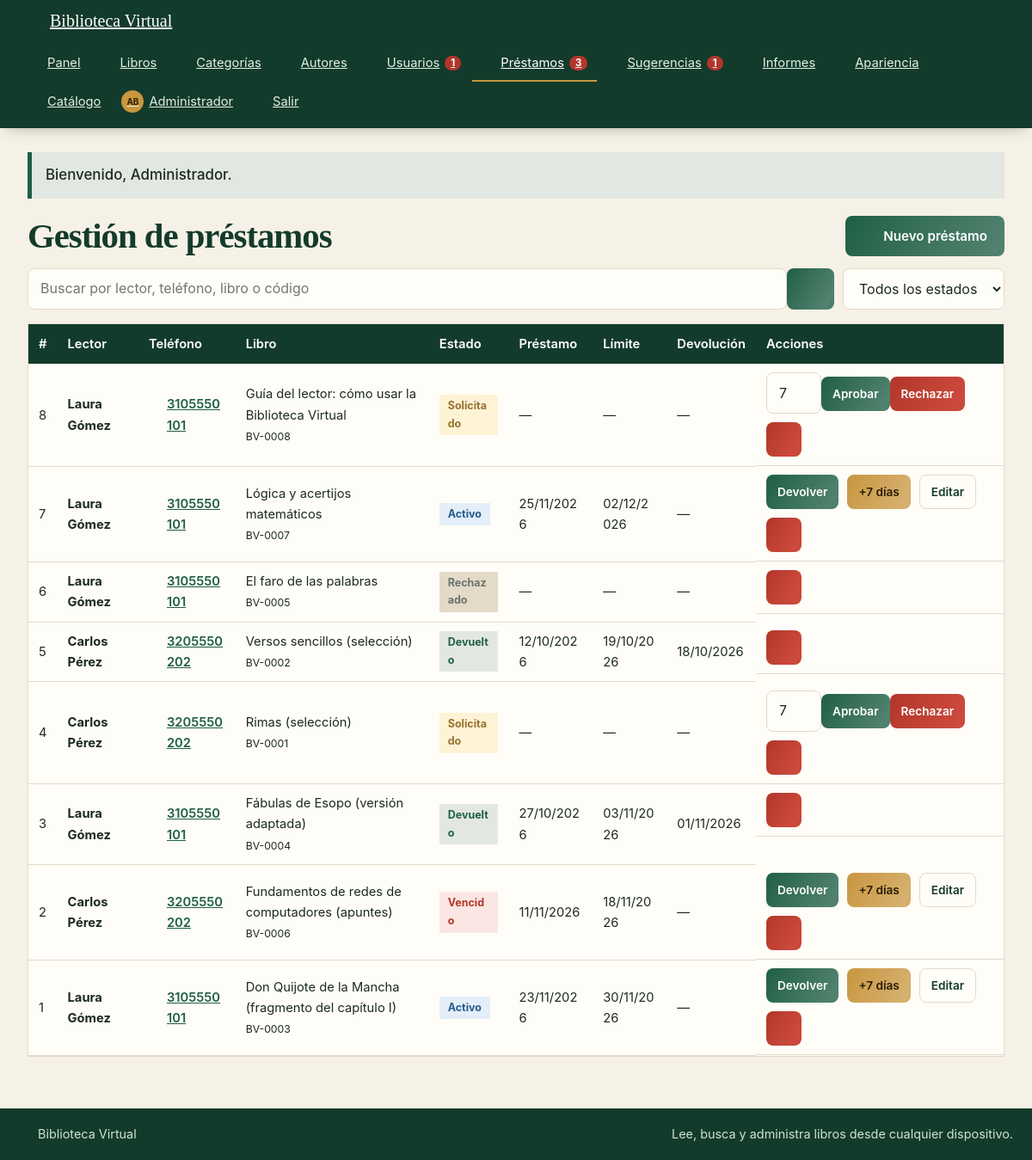
The app's page /prestamos.php (signed in) with its own data.
### tables this page shows
CREATE TABLE usuarios (
  id INT NOT NULL AUTO_INCREMENT,
  nombre VARCHAR(80) NOT NULL,
  apellido VARCHAR(80) NOT NULL,
  correo VARCHAR(120) NOT NULL,
  telefono VARCHAR(20) NOT NULL,
  fecha_nacimiento DATE NOT NULL,
  clave VARCHAR(255) NOT NULL,
  rol ENUM('admin','bibliotecario','lector') NOT NULL DEFAULT 'lector',
  activo TINYINT(1) NOT NULL DEFAULT 1,
  foto VARCHAR(80) DEFAULT NULL,
  tema ENUM('auto','claro','oscuro') NOT NULL DEFAULT 'auto',
  edad_editable TINYINT(1) NOT NULL DEFAULT 0,
  cambiar_clave TINYINT(1) NOT NULL DEFAULT 0,
  creado_en TIMESTAMP NOT NULL DEFAULT CURRENT_TIMESTAMP,
  PRIMARY KEY (id),
  UNIQUE KEY uq_usuarios_correo (correo)
);

CREATE TABLE prestamos (
  id INT NOT NULL AUTO_INCREMENT,
  libro_id INT NOT NULL,
  usuario_id INT NOT NULL,
  estado ENUM('Solicitado','Activo','Devuelto','Rechazado') NOT NULL DEFAULT 'Solicitado',
  fecha_prestamo DATE DEFAULT NULL,
  fecha_limite DATE DEFAULT NULL,
  fecha_devolucion DATE DEFAULT NULL,
  registrado_por INT DEFAULT NULL,
  creado_en TIMESTAMP NOT NULL DEFAULT CURRENT_TIMESTAMP,
  PRIMARY KEY (id),
  KEY idx_prestamos_libro (libro_id),
  KEY idx_prestamos_usuario (usuario_id),
  KEY idx_prestamos_estado (estado, fecha_limite),
  CONSTRAINT fk_prestamos_libro FOREIGN KEY (libro_id) REFERENCES libros(id) ON DELETE CASCADE,
  CONSTRAINT fk_prestamos_usuario FOREIGN KEY (usuario_id) REFERENCES usuarios(id) ON DELETE CASCADE,
  CONSTRAINT fk_prestamos_registrador FOREIGN KEY (registrado_por) REFERENCES usuarios(id) ON DELETE SET NULL
);

CREATE TABLE libros (
  id INT NOT NULL AUTO_INCREMENT,
  codigo VARCHAR(30) NOT NULL,
  titulo VARCHAR(150) NOT NULL,
  autor_id INT NOT NULL,
  categoria_id INT NOT NULL,
  editorial VARCHAR(100) DEFAULT NULL,
  anio SMALLINT DEFAULT NULL,
  ejemplares INT NOT NULL DEFAULT 0,
  descripcion TEXT DEFAULT NULL,
  archivo VARCHAR(80) DEFAULT NULL,
  creado_en TIMESTAMP NOT NULL DEFAULT CURRENT_TIMESTAMP,
  PRIMARY KEY (id),
  UNIQUE KEY uq_libros_codigo (codigo),
  KEY idx_libros_titulo (titulo),
  KEY idx_libros_autor (autor_id),
  KEY idx_libros_categoria (categoria_id),
  CONSTRAINT fk_libros_autor FOREIGN KEY (autor_id) REFERENCES autores(id) ON DELETE RESTRICT,
  CONSTRAINT fk_libros_categoria FOREIGN KEY (categoria_id) REFERENCES categorias(id) ON DELETE RESTRICT
);

### prestamos.php (the view, shortened to what this page needs)
<?php
require_once 'seguridad.php';
exigir_gestor_prestamos();
$cn = db();
$q = trim(isset($_GET['q']) ? $_GET['q'] : '');
$donde = ' WHERE 1=1';
$tipos = '';
$params = array();
$filas = consulta($cn, 'SELECT p.id, p.estado, p.fecha_prestamo, p.fecha_limite, p.fecha_devolucion, ' . sql_estado_real() . ' AS estado_real, u.id AS usuario_id, u.nombre, u.apellido, u.telefono, l.titulo, l.codigo, ' . sql_disponibles('l') . ' AS disponibles FROM prestamos p JOIN usuarios u ON u.id = p.usuario_id JOIN libros l ON l.id = p.libro_id' . $donde . ' ORDER BY p.id DESC', $tipos, $params);
require 'cabecera.php';
?>
<div class="seccion-titulo" style="margin-top:0"><h1>Gestión de préstamos</h1><a class="btn" href="prestamo_form.php"><?php echo icono('mas', 16); ?> Nuevo préstamo</a></div>
<form class="barra-acciones" method="get">
  <div class="buscar"><input type="search" name="q" value="<?php echo e($q); ?>" placeholder="Buscar por lector, teléfono, libro o código"><button class="btn" type="submit"><?php echo icono('buscar', 16); ?></button></div>
  <select name="estado" style="width:auto" onchange="this.form.submit()"><option value="">Todos los estados</option></select>
</form>
<?php if (!count($filas)): ?><div class="vacio">No hay préstamos para mostrar.</div><?php else: ?>
<div class="tabla-wrap"><table>
  <thead><tr><th>#</th><th>Lector</th><th>Teléfono</th><th>Libro</th><th>Estado</th><th>Préstamo</th><th>Límite</th><th>Devolución</th><th>Acciones</th></tr></thead>
  <tbody>
  <?php foreach ($filas as $f): ?>
    <tr>
      <td><?php echo (int)$f['id']; ?></td>
      <td><strong><?php echo e($f['nombre'] . ' ' . $f['apellido']); ?></strong></td>
      <td><a class="tel" href="<?php echo e(telefono_enlace($f['telefono'])); ?>"><?php echo icono('telefono', 15); ?> <?php echo e($f['telefono']); ?></a></td>
      <td><?php echo e($f['titulo']); ?><br><small><?php echo e($f['codigo']); ?></small></td>
      <td><span class="<?php echo e(clase_estado($f['estado_real'])); ?>"><?php echo e($f['estado_real']); ?></span></td>
      <td><?php echo fecha_es($f['fecha_prestamo']); ?></td>
      <td><?php echo fecha_es($f['fecha_limite']); ?></td>
      <td><?php echo fecha_es($f['fecha_devolucion']); ?></td>
      <td class="acciones">
        <?php if ($f['estado'] === 'Solicitado'): ?>
          <form method="post" action="prestamo_accion.php"><?php echo campo_csrf(); ?><input type="hidden" name="id" value="<?php echo (int)$f['id']; ?>"><input type="number" name="dias" value="7" min="1" max="30" style="width:64px" title="Días de préstamo"><button class="btn btn-sm" type="submit" name="accion" value="aprobar" <?php echo (int)$f['disponibles'] < 1 ? 'disabled' : ''; ?>>Aprobar</button><button class="btn btn-sm btn-peligro" type="submit" name="accion" value="rechazar" onclick="return confirm('¿Rechazar esta solicitud?');">Rechazar</button></form>
        <?php elseif ($f['estado'] === 'Activo'): ?>
          <form method="post" action="prestamo_accion.php" onsubmit="return confirm('¿Registrar la devolución de este libro?');"><button class="btn btn-sm" type="submit">Devolver</button></form>
          <form method="post" action="prestamo_accion.php"><button class="btn btn-sm btn-oro" type="submit">+7 días</button></form>
          <a class="btn btn-sm btn-claro" href="prestamo_form.php?id=<?php echo (int)$f['id']; ?>">Editar</a>
        <?php endif; ?>
        <?php if (es_admin()): ?><form method="post" action="prestamo_accion.php" onsubmit="return confirm('¿Eliminar este registro de préstamo?');"><button class="btn btn-sm btn-peligro" type="submit"><?php echo icono('borrar', 15); ?></button></form><?php endif; ?>
      </td>
    </tr>
  <?php endforeach; ?>
  </tbody>
</table></div>
<?php endif; ?>
<?php require 'pie.php'; ?>

### seguridad.php (shortened to what this page needs)
<?php
function e($v) {
    return htmlspecialchars((string)$v, ENT_QUOTES, 'UTF-8');
}
function logueado() {
    return !empty($_SESSION['usuario_id']);
}
function es_admin() {
    return logueado() && isset($_SESSION['rol']) && $_SESSION['rol'] === 'admin';
}
function consulta($cn, $sql, $tipos = '', $params = array()) {
    $st = $cn->prepare($sql);
    if ($tipos !== '') {
        $args = array($tipos);
        foreach ($params as $k => $v) { $args[] = &$params[$k]; }
        call_user_func_array(array($st, 'bind_param'), $args);
    }
    $st->execute();
    $filas = array();
    $meta = $st->result_metadata();
    if ($meta) {
        if (method_exists($st, 'get_result')) {
            $r = $st->get_result();
            while ($f = $r->fetch_assoc()) { $filas[] = $f; }
        }
    }
    return $filas;
}
function fila($cn, $sql, $tipos = '', $params = array()) {
    $f = consulta($cn, $sql, $tipos, $params);
    return $f ? $f[0] : null;
}
function valor($cn, $sql, $tipos = '', $params = array()) {
    $f = fila($cn, $sql, $tipos, $params);
    return reset($f);
}
function usuario_actual() {
    static $u = false;
    if ($u === false) {
        $u = null;
        if (logueado()) {
            $u = fila(db(), 'SELECT id, nombre, apellido, rol, activo, foto, tema, cambiar_clave FROM usuarios WHERE id = ?', 'i', array((int)$_SESSION['usuario_id']));
        }
    }
    return $u;
}
function exigir_login() {
    $u = usuario_actual();
}
function exigir_gestor_prestamos() {
    exigir_login();
}
function fecha_es($f) {
    if (!$f) { return '—'; }
    return date('d/m/Y', strtotime($f));
}
function telefono_enlace($t) {
    return 'tel:' . preg_replace('/[^0-9+]/', '', $t);
}
function sql_estado_real() {
    return "CASE WHEN p.estado = 'Activo' AND p.fecha_limite < CURDATE() THEN 'Vencido' ELSE p.estado END";
}
function sql_disponibles($alias = 'l') {
    return '(' . $alias . ".ejemplares - (SELECT COUNT(*) FROM prestamos pd WHERE pd.libro_id = " . $alias . ".id AND pd.estado = 'Activo'))";
}
function clase_estado($estado) {
    $mapa = array('Solicitado' => 'solicitado', 'Activo' => 'activo', 'Vencido' => 'vencido', 'Devuelto' => 'devuelto', 'Rechazado' => 'rechazado', 'Pendiente' => 'solicitado', 'Aprobada' => 'devuelto', 'Rechazada' => 'rechazado', 'Adquirida' => 'activo', 'Usada' => 'rechazado');
    return 'est est-' . (isset($mapa[$estado]) ? $mapa[$estado] : 'activo');
}
function avatar_html($u, $tam = 34) {
    $nombre = isset($u['nombre']) ? $u['nombre'] : '?';
    $apellido = isset($u['apellido']) ? $u['apellido'] : '';
    $ini = mb_strtoupper(mb_substr($nombre, 0, 1) . mb_substr($apellido, 0, 1));
    return '<span class="avatar avatar-ini" style="width:' . (int)$tam . 'px;height:' . (int)$tam . 'px;font-size:' . (int)($tam * 0.4) . 'px">' . e($ini) . '</span>';
}
function icono($nombre, $tam = 18) {
    $trazo = isset($p[$nombre]) ? $p[$nombre] : $p['libro'];
    return '<svg class="ico" width="' . (int)$tam . '" height="' . (int)$tam . '" viewBox="0 0 24 24" fill="none" stroke="currentColor" stroke-width="2" stroke-linecap="round" stroke-linejoin="round" aria-hidden="true">' . $trazo . '</svg>';
}

### records on screen
usuarios: ini "AB"
prestamos: id "8", usuario.apellido "Laura Gómez", $tam 15 (drawn), usuario.telefono "3105550101", libro.titulo "Guía del lector: cómo usar la Biblioteca Virtual", libro.codigo "BV-0008", estado_real "Solicitado", fecha_prestamo "—", fecha_limite "—", fecha_devolucion "—"
prestamos: id "7", usuario.apellido "Laura Gómez", $tam 15 (drawn), usuario.telefono "3105550101", libro.titulo "Lógica y acertijos matemáticos", libro.codigo "BV-0007", estado_real "Activo", fecha_prestamo "25/11/2026", fecha_limite "02/12/2026", fecha_devolucion "—"
prestamos: id "6", usuario.apellido "Laura Gómez", $tam 15 (drawn), usuario.telefono "3105550101", libro.titulo "El faro de las palabras", libro.codigo "BV-0005", estado_real "Rechazado", fecha_prestamo "—", fecha_limite "—", fecha_devolucion "—"
prestamos: id "5", usuario.apellido "Carlos Pérez", $tam 15 (drawn), usuario.telefono "3205550202", libro.titulo "Versos sencillos (selección)", libro.codigo "BV-0002", estado_real "Devuelto", fecha_prestamo "12/10/2026", fecha_limite "19/10/2026", fecha_devolucion "18/10/2026"
prestamos: id "4", usuario.apellido "Carlos Pérez", $tam 15 (drawn), usuario.telefono "3205550202", libro.titulo "Rimas (selección)", libro.codigo "BV-0001", estado_real "Solicitado", fecha_prestamo "—", fecha_limite "—", fecha_devolucion "—"
prestamos: id "3", usuario.apellido "Laura Gómez", $tam 15 (drawn), usuario.telefono "3105550101", libro.titulo "Fábulas de Esopo (versión adaptada)", libro.codigo "BV-0004", estado_real "Devuelto", fecha_prestamo "27/10/2026", fecha_limite "03/11/2026", fecha_devolucion "01/11/2026"
prestamos: id "2", usuario.apellido "Carlos Pérez", $tam 15 (drawn), usuario.telefono "3205550202", libro.titulo "Fundamentos de redes de computadores (apuntes)", libro.codigo "BV-0006", estado_real "Vencido", fecha_prestamo "11/11/2026", fecha_limite "18/11/2026", fecha_devolucion "—"
prestamos: id "1", usuario.apellido "Laura Gómez", $tam 15 (drawn), usuario.telefono "3105550101", libro.titulo "Don Quijote de la Mancha (fragmento del capítulo I)", libro.codigo "BV-0003", estado_real "Activo", fecha_prestamo "23/11/2026", fecha_limite "30/11/2026", fecha_devolucion "—"

### other values on screen
$cab_cfg['nombre_sitio'] "Biblioteca Virtual"
$cab_item[1] "Panel"
$cab_item[1] "Libros"
$cab_item[1] "Categorías"
$cab_item[1] "Autores"
$cab_item[1] "Usuarios"
$cab_item[4] "1"
$cab_item[1] "Préstamos"
$cab_item[4] "3"
$cab_item[1] "Sugerencias"
$cab_item[1] "Informes"
$cab_item[1] "Apariencia"
$cab_item[1] "Catálogo"
$_SESSION['nombre'] "Administrador"
$_SESSION['flash'][1] "Bienvenido, Administrador."
